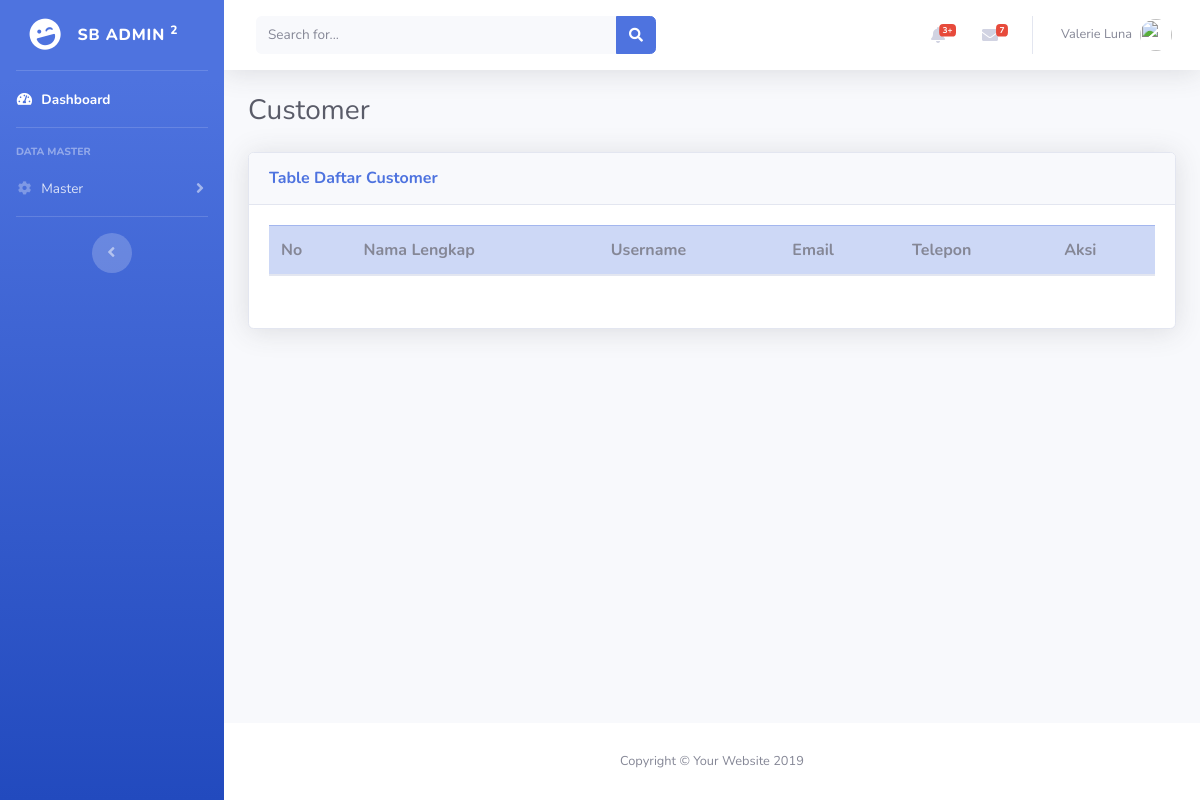
/admin/customer, run on an earlier commit of the app's database.
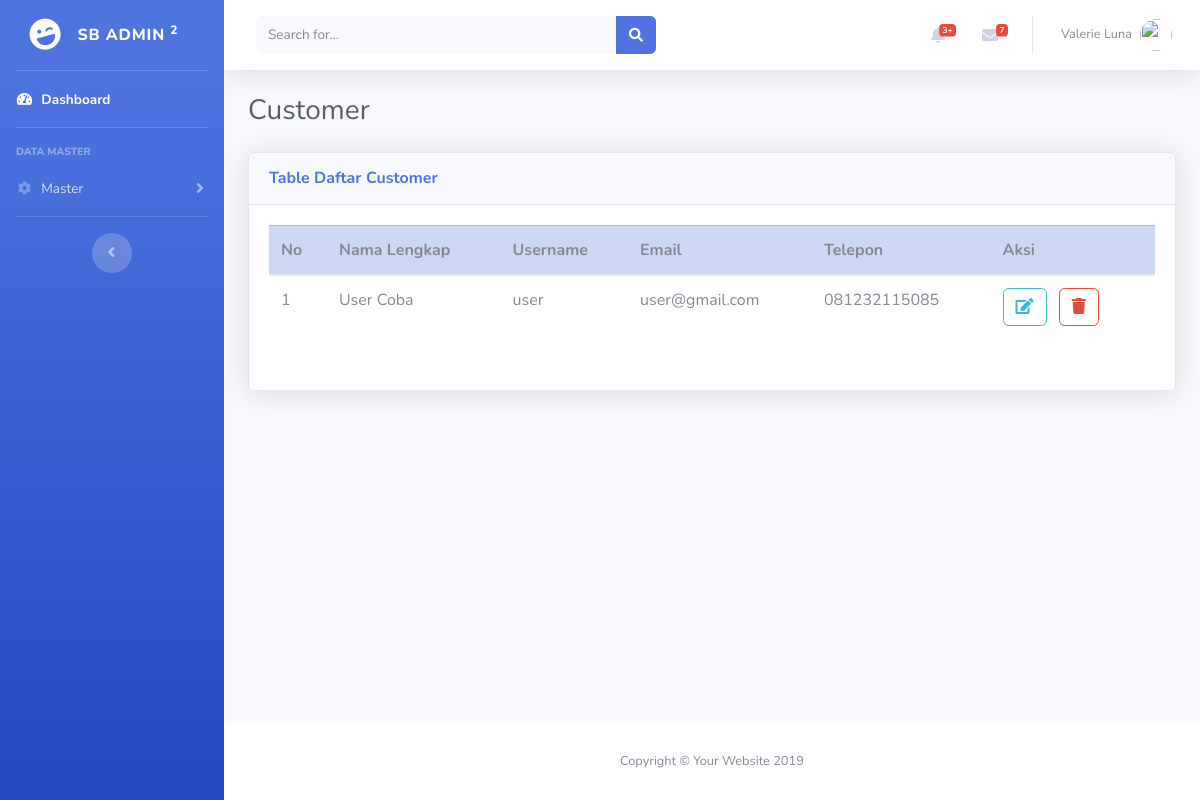
And on a later commit of the database.
### tables this page shows
CREATE TABLE `user` (
  `id_user` int(7) NOT NULL,
  `id_role` int(1) NOT NULL,
  `nama_lengkap` varchar(100) NOT NULL,
  `username` varchar(50) NOT NULL,
  `email` varchar(50) NOT NULL,
  `password` varchar(2555) NOT NULL,
  `telp` varchar(13) NOT NULL,
  `foto` varchar(255) NOT NULL,
  `status_active` enum('0','1') NOT NULL,
  `kode_email` varchar(7) DEFAULT NULL,
  `created_at` datetime NOT NULL DEFAULT CURRENT_TIMESTAMP
);

### application/controllers/admin/Customer.php (called while the page is built, shortened)
<?php
class Customer extends CI_Controller
{
    public function __construct()
    {
        $this->load->library('form_validation');
        $this->load->model('ModelApp');
    }
    public function index($num = 0)
    {
        $data['title'] = 'Customer';
        $select = '*';
        $tbl = 'user';
        $order = 'id_user';
        $order_type = 'ASC';
        $where = 'id_role = 2';
        $per_page = 10;
        $data['user'] = $this->ModelApp->getDataUser($select, $tbl, $where, $order, $order_type, $per_page, $num)->result_array();
        $data['row'] = $num;
        $this->load->view('backend/customer/customer', $data);
    }
    private function pagination()
    {
        $this->load->library('pagination');
    }
}

### index.php (called while the page is built, shortened)
<?php
require_once BASEPATH.'core/CodeIgniter.php';

### application/models/ModelApp.php (called while the page is built, shortened)
<?php
class ModelApp extends CI_Model
{
    public function getData($select, $tbl, $where = null, $order = null, $order_by = null, $limit = null, $offset = null)
    {
        $this->db->select($select);
        $this->db->from($tbl);
        return $this->db->get();
    }
    public function getDataUser($select, $tbl, $where = ['id_role' == 2], $order = null, $order_by = null, $role= '2', $limit = null, $offset = null)
    {
        $this->db->select($select);
        $this->db->from($tbl);
        if ($where != 2) {
            $this->db->where($where);
        }
        if ($order != null) {
            $this->db->order_by($order, $order_by);
        }
        return $this->db->get();
    }
}

### application/views/backend/customer/customer.php (the view, shortened to what this page needs)
<?php $this->load->view('backend/partials/navbar.php'); ?>
<div class="container-fluid">
  <div class="d-sm-flex align-items-center justify-content-between mb-4">
    <h1 class="h3 mb-0 text-gray-800">Customer</h1>
  </div>
  <div class="row">
    <div class="col-lg-12">
      <div class="card shadow mb-4">
        <div class="card-header py-3 d-flex flex-row align-items-center justify-content-between">
          <h6 class="m-0 font-weight-bold text-primary">Table Daftar Customer</h6>
        </div>
        <div class="card-body">
          <div class="responsive">
            <table class="table table-hover">
              <thead class="table-primary">
                <th>No</th>
                <th>Nama Lengkap</th>
                <th>Username</th>
                <th>Email</th>
                <th>Telepon</th>
                <th>Aksi</th>
              </thead>
              <tbody>
                <?php $no = 1 + $row;
                foreach ($user as $key => $value) { ?>
                  <tr>
                    <td><?= $no ?></td>
                    <td><?= $value['nama_lengkap'] ?></td>
                    <td><?= $value['username']  ?></td>
                    <td><?= $value['email'] ?></td>
                    <td><?= $value['telp'] ?></td>
                    <td>
                      <a href="<?= base_url('admin/customer/' . $value['id_user']) ?>" class="btn btn-outline-info"><span class="fa fa-edit"></span></a>
                      <button class="btn btn-outline-danger mx-2" onclick="deleteData('<?= base_url('admin/customer/hapus/' . $value['id_user']) ?>','Hapus')"><span class="fa fa-trash"></span></button>
                    </td>
                  </tr>
                <?php $no++;
                } ?>
              </tbody>
            </table>
          </div>
          <div class="row justify-content-center">
          </div>
        </div>
      </div>
    </div>
  </div>
</div>
<?php $this->load->view('backend/partials/footer.php'); ?>

### application/views/backend/partials/sidebar.php (shortened to what this page needs)
<!DOCTYPE html>
<html lang="en">
<head>
  <link href="<?= base_url('assets/vendor/fontawesome-free/css/all.min.css') ?>" rel="stylesheet" type="text/css">
  <link href="<?= base_url('assets/custom/sweetalert/sweetalert2.min.css') ?>" rel="stylesheet">
  <link href="<?= base_url('assets/css/sb-admin-2.min.css') ?>" rel="stylesheet">
  <link href="<?= base_url('assets/custom/lightbox2-11/css/lightbox.min.css') ?>" rel="stylesheet">
  <link href="<?= base_url('assets/scss_css/custom.css') ?>" rel="stylesheet">
</head>
<body id="page-top">
  <div id="wrapper">
    <ul class="navbar-nav bg-gradient-primary sidebar sidebar-dark accordion" id="accordionSidebar">
      <a class="sidebar-brand d-flex align-items-center justify-content-center" href="index.html">
        <div class="sidebar-brand-icon rotate-n-15">
          <i class="fas fa-laugh-wink"></i>
        </div>
        <div class="sidebar-brand-text mx-3">SB Admin <sup>2</sup></div>
      </a>
      <hr class="sidebar-divider my-0">
      <li class="nav-item active">
        <a class="nav-link" href="<?= base_url('admin/dashboard') ?>">
          <i class="fas fa-fw fa-tachometer-alt"></i>
          <span>Dashboard</span></a>
      </li>
      <hr class="sidebar-divider">
      <div class="sidebar-heading">
        Data Master
      </div>
      <li class="nav-item">
        <a class="nav-link collapsed" href="#" data-toggle="collapse" data-target="#collapseTwo" aria-expanded="true" aria-controls="collapseTwo">
          <i class="fas fa-fw fa-cog"></i>
          <span>Master</span>
        </a>
      </li>
      <hr class="sidebar-divider">
      <div class="text-center d-none d-md-inline">
        <button class="rounded-circle border-0" id="sidebarToggle"></button>
      </div>
    </ul>

### application/views/backend/partials/navbar.php (shortened to what this page needs)
<?php $this->load->view('backend/partials/sidebar'); ?>
<div id="content-wrapper" class="d-flex flex-column">
  <div id="content">
    <nav class="navbar navbar-expand navbar-light bg-white topbar mb-4 static-top shadow">
      <form class="d-none d-sm-inline-block form-inline mr-auto ml-md-3 my-2 my-md-0 mw-100 navbar-search">
        <div class="input-group">
          <input type="text" class="form-control bg-light border-0 small" placeholder="Search for..." aria-label="Search" aria-describedby="basic-addon2">
          <div class="input-group-append">
            <button class="btn btn-primary" type="button">
              <i class="fas fa-search fa-sm"></i>
            </button>
          </div>
        </div>
      </form>
      <ul class="navbar-nav ml-auto">
        <li class="nav-item dropdown no-arrow mx-1">
          <a class="nav-link dropdown-toggle" href="#" id="alertsDropdown" role="button" data-toggle="dropdown" aria-haspopup="true" aria-expanded="false">
            <i class="fas fa-bell fa-fw"></i>
            <span class="badge badge-danger badge-counter">3+</span>
          </a>
        </li>
        <li class="nav-item dropdown no-arrow mx-1">
          <a class="nav-link dropdown-toggle" href="#" id="messagesDropdown" role="button" data-toggle="dropdown" aria-haspopup="true" aria-expanded="false">
            <i class="fas fa-envelope fa-fw"></i>
            <span class="badge badge-danger badge-counter">7</span>
          </a>
        </li>
        <li class="nav-item dropdown no-arrow">
          <a class="nav-link dropdown-toggle" href="#" id="userDropdown" role="button" data-toggle="dropdown" aria-haspopup="true" aria-expanded="false">
            <span class="mr-2 d-none d-lg-inline text-gray-600 small">Valerie Luna</span>
            <img class="img-profile rounded-circle" src="https://source.unsplash.com/QAB-WJcbgJk/60x60">
          </a>
        </li>
      </ul>
    </nav>

### application/views/backend/partials/footer.php (shortened to what this page needs)
</div>
<footer class="sticky-footer bg-white">
  <div class="container my-auto">
    <div class="copyright text-center my-auto">
      <span>Copyright &copy; Your Website 2019</span>
    </div>
  </div>
</footer>
</div>
</div>
</body>
</html>

What changed in the data, as far as the page shows it:
added user: nama_lengkap "User Coba", username "user", email "user@gmail.com", telp "081232115085"
